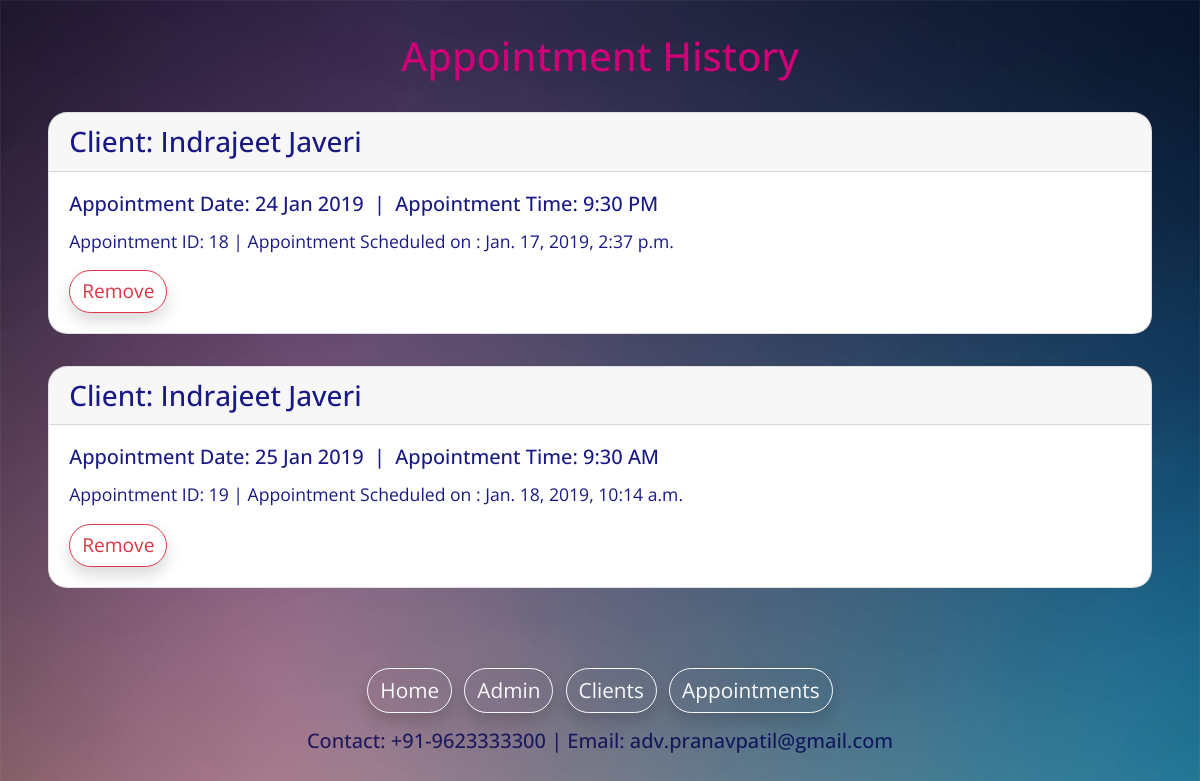
Before: /appointments with the older database file.
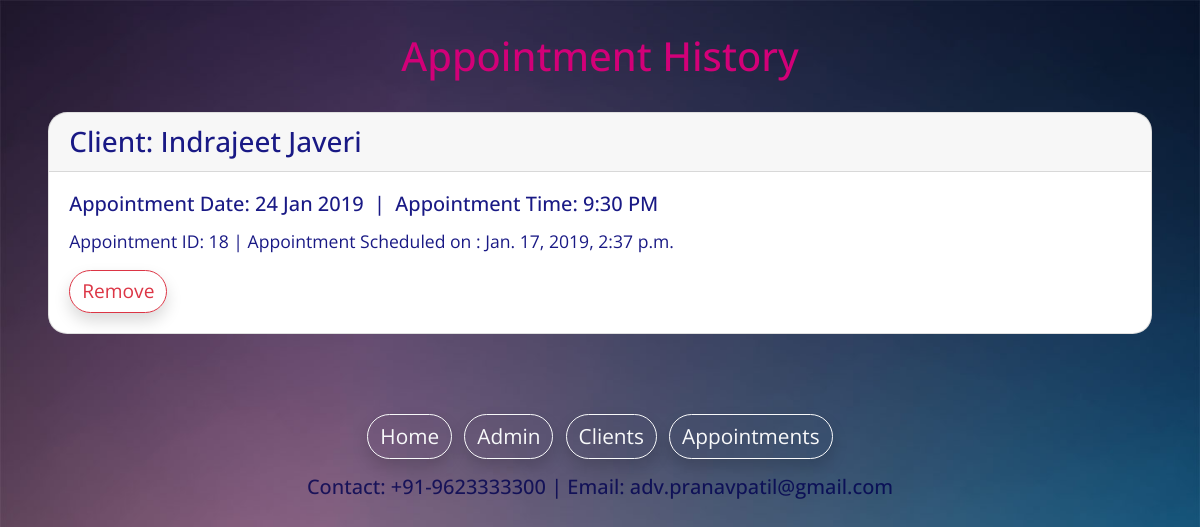
After: the same page with the newer database file.
### patiladmin/models.py (models this page shows, shortened)
class appointments(models.Model):
    person = models.CharField(max_length=255)
    dtOfApmt = models.CharField(max_length=255)
    tmOfApmt = models.CharField(max_length=255)
    schOn = models.DateTimeField(default=timezone.now, blank=True)
    class Meta:
        verbose_name_plural = "Appointments"

### patiladmin/views.py (the view)
# urls.py: path('appointments', views.appointment),
def appointment(request):
    allAppointments = appointments.objects.all()
    return render(request, 'patiladmin/appointments.html', {'appointments': allAppointments})

### patiladmin/templates/patiladmin/appointments.html (shortened to what this page needs)
{% extends 'patiladmin/baselayout.html' %}
{% load static %}
{% block content%}
<div class="container">
	<link rel="stylesheet" href="https://cdnjs.cloudflare.com/ajax/libs/animate.css/3.7.0/animate.min.css" type="text/css">
	<div class="text-center" style="padding-top: 2rem;color: rgb(210,0,120)">
		<h1>Appointment History</h1>
	</div>
	{% for appointment in appointments %}
	<div style="background-color: rgb(256, 256, 256);color: rgba(0,0,120,0.9);margin: 2rem 0.2rem;border-radius: 1.2rem;"
	 class="card animated fadeIn">
		<h3 class="card-header">Client: {{appointment.person}}</h5>
			<div class="card-body">
				<h5 class="card-title">Appointment Date: {{appointment.dtOfApmt}}&nbsp;&nbsp;|&nbsp;&nbsp;Appointment
					Time: {{appointment.tmOfApmt}}</h5>
				<p class="card-text" style="font-size: 1.1rem;">Appointment ID: <span id="appID{{ forloop.counter }}">{{appointment.id}}</span>
					| Appointment Scheduled on : {{appointment.schOn}}</p>
				<button type="button" id="{{ forloop.counter }}" class="btn btn-outline-danger shadow" style="font-size: 1.2rem;border-radius: 1.5rem;">Remove</button>
			</div>
	</div>
	{% endfor %}
</div>
{% endblock %}

### patiladmin/templates/patiladmin/baselayout.html (shortened to what this page needs)
<!DOCTYPE html>
<html lang="en">
<head>
	{% load static %}
	<link rel="stylesheet" href="https://stackpath.bootstrapcdn.com/bootstrap/4.2.1/css/bootstrap.min.css"
>
</head>
<body>
	{% block content%}
	{% endblock %}
	<footer class="pt-5 text-muted text-center">
		<ul class="list-inline">
			<li class="list-inline-item"><a href="/" style="color:ghostwhite"><button type="button" class="btn btn-outline-light shadow"
					 style="font-size: 1.3rem;border-radius: 1.5rem;">Home</button></a></li>
			<li class="list-inline-item"><a href="/admin" style="color:ghostwhite"><button type="button" class="btn btn-outline-light shadow"
					 style="font-size: 1.3rem;border-radius: 1.5rem;">Admin</button></a></li>
			<li class="list-inline-item"><a href="/clients" style="color:ghostwhite"><button type="button" class="btn btn-outline-light shadow"
					 style="font-size: 1.3rem;border-radius: 1.5rem;">Clients</button></a></li>
			<li class="list-inline-item"><a href="/appointments" style="color:ghostwhite"><button type="button" class="btn btn-outline-light shadow"
					 style="font-size: 1.3rem;border-radius: 1.5rem;">Appointments</button></a></li>
		</ul>
		<h5 class="mb-2" style="color: rgba(0,0,80,0.8)">Contact: +91-9623333300 | Email: adv.pranavpatil@gmail.com</h5>
	</footer>
</body>
</html>

Changed rows visible on the page:
removed appointments: person "Indrajeet Javeri", dtOfApmt "25 Jan 2019", tmOfApmt "9:30 AM", id "19", schOn "Jan. 18, 2019, 10:14 a.m."
